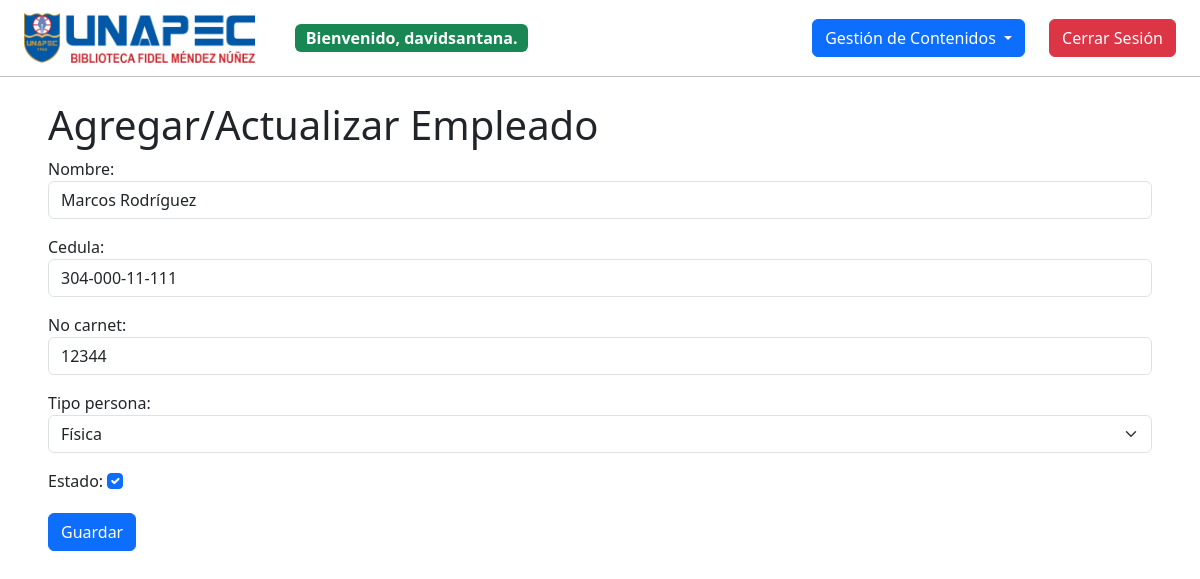
The app's page /empleados/1/editar/ (signed in) with its own data.
### biblioteca/models.py (models this page shows, shortened)
class User(AbstractUser):
    TIPO_PERSONA_CHOICES = [
        ("F", "Física"),
        ("J", "Jurídica"),
    ]
    cedula = models.CharField(max_length=11, unique=True)
    no_carnet = models.CharField(max_length=10, unique=True)
    tipo_persona = models.CharField(
        max_length=1, choices=TIPO_PERSONA_CHOICES, blank=True, default=""
    )
    estado = models.BooleanField(default=True)
    groups = models.ManyToManyField(
        "auth.Group",
        related_name="biblioteca_user_groups",
        blank=True,
    )
    user_permissions = models.ManyToManyField(
        "auth.Permission",
        related_name="biblioteca_user_permissions",
        blank=True,
    )

class Empleado(models.Model):
    TIPOS_PERSONA = [
        ("fisica", "Física"),
        ("juridica", "Jurídica"),
    ]
    nombre = models.CharField(max_length=100)
    cedula = models.CharField(max_length=20, unique=True)
    no_carnet = models.CharField(max_length=10, unique=True)
    tipo_persona = models.CharField(max_length=10, choices=TIPOS_PERSONA)
    estado = models.BooleanField(default=True)

### biblioteca/views.py (the view)
# urls.py: path("empleados/<int:pk>/editar/", views.empleado_update, name="empleado_update"),
@login_required
def empleado_update(request, pk):
    empleado = get_object_or_404(Empleado, pk=pk)
    if request.method == "POST":
        form = NewEmpleadoForm(request.POST, instance=empleado)
        if form.is_valid():
            form.save()
            return redirect("empleado_list")
    else:
        form = NewEmpleadoForm(instance=empleado)
    return render(request, "biblioteca/empleados/empleado_form.html", {"form": form})

### biblioteca/views.py
class NewEmpleadoForm(forms.ModelForm):
    class Meta:
        model = Empleado
        fields = ["nombre", "cedula", "no_carnet", "tipo_persona", "estado"]
        widgets = {
            "nombre": forms.TextInput(attrs={"class": "form-control mb-2"}),
            "cedula": forms.TextInput(attrs={"class": "form-control mb-2"}),
            "no_carnet": forms.TextInput(attrs={"class": "form-control mb-2"}),
            "tipo_persona": forms.Select(attrs={"class": "form-select mb-2"}),
            "estado": forms.CheckboxInput(attrs={"class": "form-check-input mb-2"}),
        }

### biblioteca/templates/biblioteca/empleados/empleado_form.html (shortened to what this page needs)
{% extends 'biblioteca/layout.html' %}
{% block body %}
  <h1>Agregar/Actualizar Empleado</h1>
  <form method="post">
    {{ form.as_p }}
    <button type="submit" class="btn btn-primary">Guardar</button>
  </form>
{% endblock %}

### biblioteca/templates/biblioteca/layout.html (shortened to what this page needs)
{% load static %}
<!doctype html>
<html lang="en">
  <head>
    <link
      href="https://cdn.jsdelivr.net/npm/bootstrap@5.3.3/dist/css/bootstrap.min.css"
      rel="stylesheet"
    />
    <link
      rel="stylesheet"
      href="https://cdn.jsdelivr.net/npm/bootstrap-icons@1.11.3/font/bootstrap-icons.min.css"
    />
    <link href="{% static 'biblioteca/styles.css' %}" rel="stylesheet" />
  </head>
  <body>
    <nav
      class="navbar navbar-expand-lg navbar-light bg-white border-bottom border-opacity-25 border-black border-bottom-1 sticky-top"
    >
      <div class="container-fluid px-4">
        <div class="d-flex gap-4">
          <a class="navbar-brand" href="{% url 'index' %}">
            <img
              src="{% static 'biblioteca/images/biblioteca.png' %}"
              alt=""
              height="50"
            />
          </a>
          <div class="d-none d-lg-flex align-items-center gap-3 me-auto">
            {% if user.is_authenticated %}
              <p class="badge text-bg-success mb-0 fs-6">
                Bienvenido, <strong>{{ user.username }}</strong>.
              </p>
            {% else %}
              <p class="badge text-bg-danger mb-0 fs-6">Sesión no iniciada.</p>
            {% endif %}
          </div>
        </div>
        <div class="d-flex gap-4">
          <div class="collapse navbar-collapse gap-4" id="navbarNav">
            {% if user.is_authenticated %}
              <ul class="navbar-nav me-auto mb-2 mb-lg-0">
                <li class="nav-item dropdown">
                  <a
                    class="btn btn-primary dropdown-toggle"
                    href="#"
                    role="button"
                    data-bs-toggle="dropdown"
                    aria-expanded="false"
                  >
                    Gestión de Contenidos
                  </a>
                </li>
              </ul>
            {% endif %}
            <ul class="navbar-nav ms-auto mb-2 mb-lg-0">
              {% if user.is_authenticated %}
                <li class="nav-item">
                  <a class="btn btn-danger fs-6" href="{% url 'logout' %}"
                    >Cerrar Sesión</a
                  >
                </li>
              {% endif %}
            </ul>
          </div>
        </div>
      </div>
    </nav>
    <main class="p-4 px-5">{% block body %}{% endblock %}</main>
  </body>
</html>

### records on screen
User: username "davidsantana"
Empleado: nombre "Marcos Rodríguez", cedula "304-000-11-111", no_carnet "12344", tipo_persona "Física", estado "☑"
